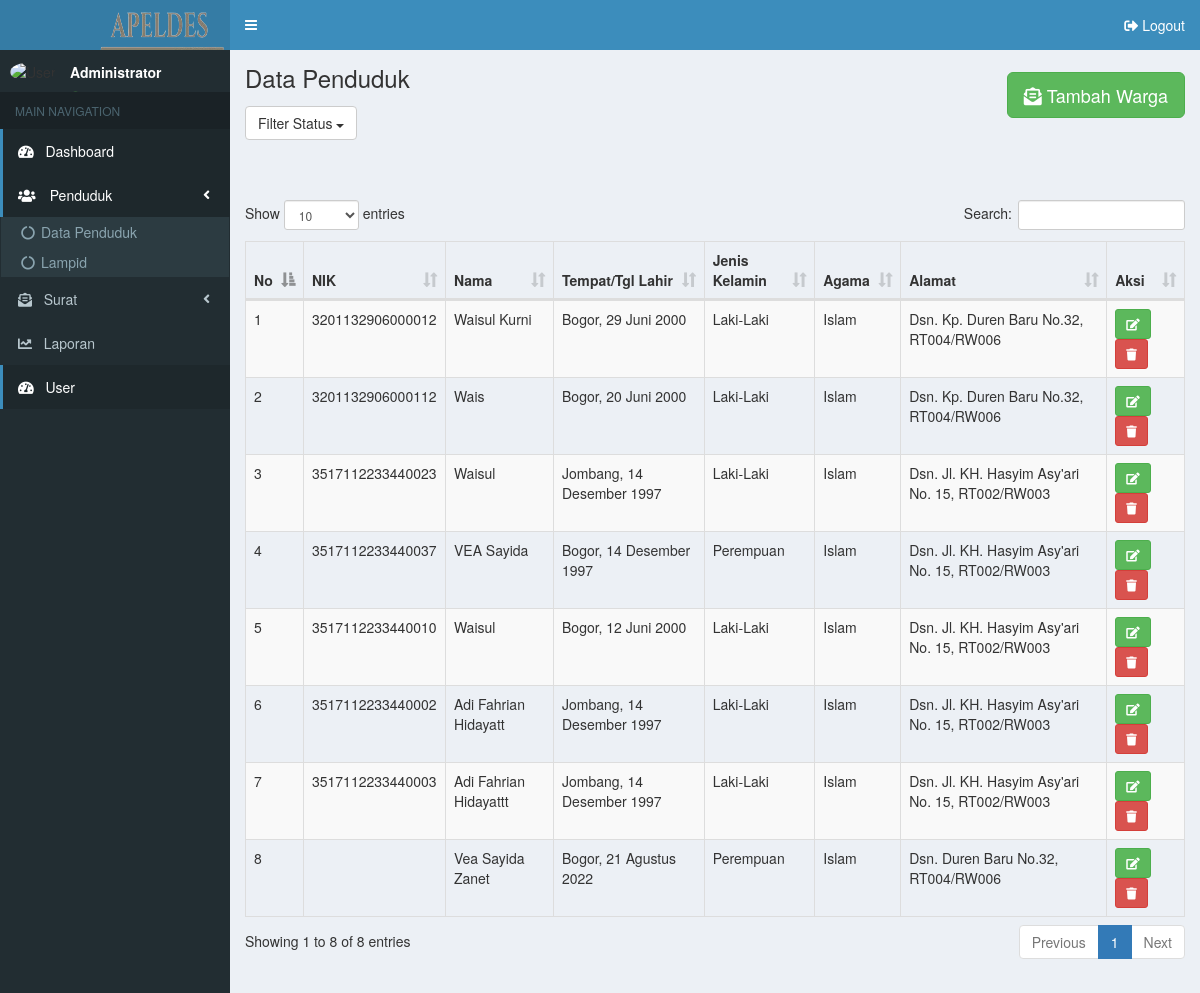
Screenshot of /admin/penduduk/index.php (signed in) with the database file from the repository.
### tables this page shows
CREATE TABLE `penduduk` (
  `id_penduduk` int(11) NOT NULL,
  `nik` varchar(20) NOT NULL,
  `nama` varchar(100) NOT NULL,
  `tempat_lahir` varchar(50) NOT NULL,
  `tgl_lahir` date NOT NULL,
  `jenis_kelamin` varchar(10) NOT NULL,
  `agama` varchar(15) NOT NULL,
  `jalan` varchar(100) NOT NULL,
  `dusun` varchar(50) NOT NULL,
  `rt` varchar(5) NOT NULL,
  `rw` varchar(5) NOT NULL,
  `desa` varchar(50) NOT NULL,
  `kecamatan` varchar(50) NOT NULL,
  `kota` varchar(50) NOT NULL,
  `no_kk` varchar(20) NOT NULL,
  `pend_kk` varchar(20) NOT NULL,
  `pend_terakhir` varchar(20) NOT NULL,
  `pend_ditempuh` varchar(20) NOT NULL,
  `pekerjaan` varchar(50) NOT NULL,
  `status_perkawinan` varchar(20) NOT NULL,
  `status_dlm_keluarga` varchar(20) NOT NULL,
  `kewarganegaraan` varchar(5) NOT NULL,
  `nama_ayah` varchar(50) NOT NULL,
  `nama_ibu` varchar(50) NOT NULL
);

### admin/penduduk/index.php (the view, shortened to what this page needs)
<?php
  include ('../part/header.php');
?>
<aside class="main-sidebar">
  <section class="sidebar">
    <div class="user-panel">
      <div class="pull-left image">
        <?php
          if(isset($_SESSION['lvl']) && ($_SESSION['lvl'] == 'Administrator')){
            echo '<img src="../../assets/img/ava-admin-female.png" class="img-circle" alt="User Image">';
          }else if(isset($_SESSION['lvl']) && ($_SESSION['lvl'] == 'Kepala Desa')){
            echo '<img src="../../assets/img/ava-kades.png" class="img-circle" alt="User Image">';
          }
        ?>
      </div>
      <div class="pull-left info">
        <p><?php echo $_SESSION['lvl']; ?></p>
        <a href="#"><i class="fa fa-circle text-success"></i> Online</a>
      </div>
    </div>
    <ul class="sidebar-menu" data-widget="tree">
      <li class="header">MAIN NAVIGATION</li>
      <li class="active">
        <a href="../dashboard/">
          <i class="fas fa-tachometer-alt"></i> <span>&nbsp;&nbsp;Dashboard</span>
        </a>
      </li>
      <li class="active treeview">
        <a href="#">
          <i class="fa fa-users"></i> <span>&nbsp;&nbsp;Penduduk</span>
          <span class="pull-right-container">
            <i class="fa fa-angle-left pull-right"></i>
          </span>
        </a>
        <ul class="treeview-menu">
        <li><a href="../penduduk/"><i class="fa fa-circle-notch"></i>Data Penduduk</a></li>
          <li><a href="../penduduk/lampid.php"><i class="fa fa-circle-notch"></i>Lampid</a></li>
        </ul>
      </li>
      <?php
        if(isset($_SESSION['lvl']) && ($_SESSION['lvl'] == 'Administrator')){
      ?>
      <li class="treeview">
        <a href="#">
          <i class="fas fa-envelope-open-text"></i> <span>&nbsp;&nbsp;Surat</span>
          <span class="pull-right-container">
            <i class="fa fa-angle-left pull-right"></i>
          </span>
        </a>
      </li>
      <?php
        }else{
        }
      ?>
      <li>
        <a href="../laporan/"><i class="fas fa-chart-line"></i> <span>&nbsp;&nbsp;Laporan</span></a>
      </li>
      <li class="active">
        <a href="../user/">
          <i class="fas fa-tachometer-alt"></i> <span>&nbsp;&nbsp;User</span>
        </a>
      </li>
    </ul>
  </section>
</aside>
<div class="content-wrapper">
  <section class="content-header">
    <h1>Data Penduduk</h1>
    <ol class="breadcrumb">
      <a href="../../penduduk" class="btn btn-success btn-lg shadow">
          <i class="fas fa-envelope-open-text"></i> Tambah Warga
      </a>
    </ol>
  </section>
  <section class="content">
    <div class="row">
      <div class="col-md-12">
        <?php
          if(isset($_SESSION['lvl']) && ($_SESSION['lvl'] == 'Administrator')){
        ?>
        <div class="btn-group">
                    <button type="button" class="btn btn-default dropdown-toggle" data-toggle="dropdown" aria-haspopup="true" aria-expanded="false">
                        Filter Status <span class="caret"></span>
                    </button>
                </div>
                <br><br>
        <?php
          } else {
          }
        ?>
        <br><br>
        <div style="overflow-x: auto;">
  <table class="table table-striped table-bordered" id="data-table" width="100%" cellspacing="0">
    <thead>
      <tr>
        <th><strong>No</strong></th>
        <th><strong>NIK</strong></th>
        <th><strong>Nama</strong></th>
        <th><strong>Tempat/Tgl Lahir</strong></th>
        <th><strong>Jenis Kelamin</strong></th>
        <th><strong>Agama</strong></th>
        <th><strong>Alamat</strong></th>
        <?php
          if(isset($_SESSION['lvl']) && ($_SESSION['lvl'] == 'Administrator')){
        ?>
        <th><strong>Aksi</strong></th>
        <?php
          }
        ?>
      </tr>
    </thead>
</div>
          <tbody>
            <?php
              include ('../../config/koneksi.php');
              $no = 1;
              $qTampil = mysqli_query($connect, "SELECT * FROM penduduk");
              foreach($qTampil as $row){
            ?>
            <tr>
              <td><?php echo $no++; ?></td>
              <td><?php echo $row['nik']; ?></td>
              <td style="text-transform: capitalize;"><?php echo $row['nama']; ?></td>
              <?php
                $tanggal = date('d', strtotime($row['tgl_lahir']));
                $bulan = date('F', strtotime($row['tgl_lahir']));
                $tahun = date('Y', strtotime($row['tgl_lahir']));
                $bulanIndo = array(
                    'January' => 'Januari',
                    'February' => 'Februari',
                    'March' => 'Maret',
                    'April' => 'April',
                    'May' => 'Mei',
                    'June' => 'Juni',
                    'July' => 'Juli',
                    'August' => 'Agustus',
                    'September' => 'September',
                    'October' => 'Oktober',
                    'November' => 'November',
                    'December' => 'Desember'
                );
              ?>
              <td style="text-transform: capitalize;"><?php echo $row['tempat_lahir'] . ", " . $tanggal . " " . $bulanIndo[$bulan] . " " . $tahun; ?></td>
              <td style="text-transform: capitalize;"><?php echo $row['jenis_kelamin']; ?></td>
              <td style="text-transform: capitalize;"><?php echo $row['agama']; ?></td>
              <td style="text-transform: capitalize;"><?php echo 'Dsn. ', $row['jalan'], ', RT', $row['rt'], '/RW', $row['rw']; ?></td>
              <?php
                if(isset($_SESSION['lvl']) && ($_SESSION['lvl'] == 'Administrator')){
              ?>
              <td>
                <a class="btn btn-success btn-sm" href='edit-penduduk.php?id=<?php echo $row['id_penduduk']; ?>'><i class="fa fa-edit"></i></a>
                <a class="btn btn-danger btn-sm" href='hapus-penduduk.php?id=<?php echo $row['id_penduduk']; ?>' onclick="return confirm('Apakah Anda yakin ingin menghapus data ini?')"><i class="fa fa-trash"></i></a>
              </td>
              <?php
                } else {
                }
              ?>
            </tr>
            <?php
              }
            ?>
          </tbody>
    </div>
  </section>
</div>
<?php
  include ('../part/footer.php');
?>

### admin/part/header.php (shortened to what this page needs)
<!DOCTYPE html>
<html>
<head>
 	<link rel="stylesheet" href="../../assets/AdminLTE/bower_components/bootstrap/dist/css/bootstrap.min.css">
 	<link rel="stylesheet" href="../../assets/AdminLTE/bower_components/font-awesome/css/font-awesome.min.css">
 	<link rel="stylesheet" href="../../assets/AdminLTE/bower_components/Ionicons/css/ionicons.min.css">
 	<link rel="stylesheet" href="../../assets/AdminLTE/dist/css/AdminLTE.min.css">
 	<link rel="stylesheet" href="../../assets/AdminLTE/dist/css/skins/_all-skins.min.css">
 	<link rel="stylesheet" href="../../assets/AdminLTE/plugins/bootstrap-wysihtml5/bootstrap3-wysihtml5.min.css">
 	<link rel="stylesheet" href="../../assets/fontawesome-5.10.2/css/all.css">
 	<link rel="stylesheet" href="../../assets/datatables-1.10.12/css/bootstrap.min.css" />
 	<link rel="stylesheet" href="../../assets/datatables-1.10.12/css/dataTables.bootstrap.min.css" />
</head>
<body class="hold-transition skin-blue sidebar-mini">
<div class="wrapper">
	<header class="main-header">
  	<a href="../../" class="logo" style="text-decoration:none">
  		<span class="logo-lg"><img src="../../assets/img/apeldes1.png"></span>
  	</a>
  	<nav class="navbar navbar-static-top">
  		<a href="#" class="sidebar-toggle" data-toggle="push-menu" role="button">
  		</a>
  		<div class="navbar-custom-menu">
  			<ul class="nav navbar-nav">
   				<li class="user user-menu">
     				<a href="../../login/logout.php">
     					<i class="fas fa-sign-out-alt"></i><span class="hidden-xs"> Logout</span>
     				</a>
   				</li>
  			</ul>
  		</div>
  	</nav>
	</header>

### admin/part/footer.php (shortened to what this page needs)
</body>
</html>

### rows the page displays
penduduk: nik "3201132906000012", nama "Waisul Kurni", tempat_lahir "Bogor", tgl_lahir "29", tgl_lahir "Juni", tgl_lahir "2000", jenis_kelamin "Laki-Laki", agama "Islam", jalan "Kp. Duren Baru No.32", rt "004", rw "006"
penduduk: nik "3201132906000112", nama "Wais", tempat_lahir "Bogor", tgl_lahir "20", tgl_lahir "Juni", tgl_lahir "2000", jenis_kelamin "Laki-Laki", agama "Islam", jalan "Kp. Duren Baru No.32", rt "004", rw "006"
penduduk: nik "3517112233440023", nama "Waisul", tempat_lahir "Jombang", tgl_lahir "14", tgl_lahir "Desember", tgl_lahir "1997", jenis_kelamin "Laki-Laki", agama "Islam", jalan "Jl. KH. Hasyim Asy'ari No. 15", rt "002", rw "003"
penduduk: nik "3517112233440037", nama "VEA Sayida", tempat_lahir "Bogor", tgl_lahir "14", tgl_lahir "Desember", tgl_lahir "1997", jenis_kelamin "Perempuan", agama "Islam", jalan "Jl. KH. Hasyim Asy'ari No. 15", rt "002", rw "003"
penduduk: nik "3517112233440010", nama "Waisul", tempat_lahir "Bogor", tgl_lahir "12", tgl_lahir "Juni", tgl_lahir "2000", jenis_kelamin "Laki-Laki", agama "Islam", jalan "Jl. KH. Hasyim Asy'ari No. 15", rt "002", rw "003"
penduduk: nik "3517112233440002", nama "Adi Fahrian Hidayatt", tempat_lahir "Jombang", tgl_lahir "14", tgl_lahir "Desember", tgl_lahir "1997", jenis_kelamin "Laki-Laki", agama "Islam", jalan "Jl. KH. Hasyim Asy'ari No. 15", rt "002", rw "003"
penduduk: nik "3517112233440003", nama "Adi Fahrian Hidayattt", tempat_lahir "Jombang", tgl_lahir "14", tgl_lahir "Desember", tgl_lahir "1997", jenis_kelamin "Laki-Laki", agama "Islam", jalan "Jl. KH. Hasyim Asy'ari No. 15", rt "002", rw "003"
penduduk: nama "Vea Sayida Zanet", tempat_lahir "Bogor", tgl_lahir "21", tgl_lahir "Agustus", tgl_lahir "2022", jenis_kelamin "Perempuan", agama "Islam", jalan "Duren Baru No.32", rt "004", rw "006"

### other values shown
$_SESSION['lvl'] "Administrator"
